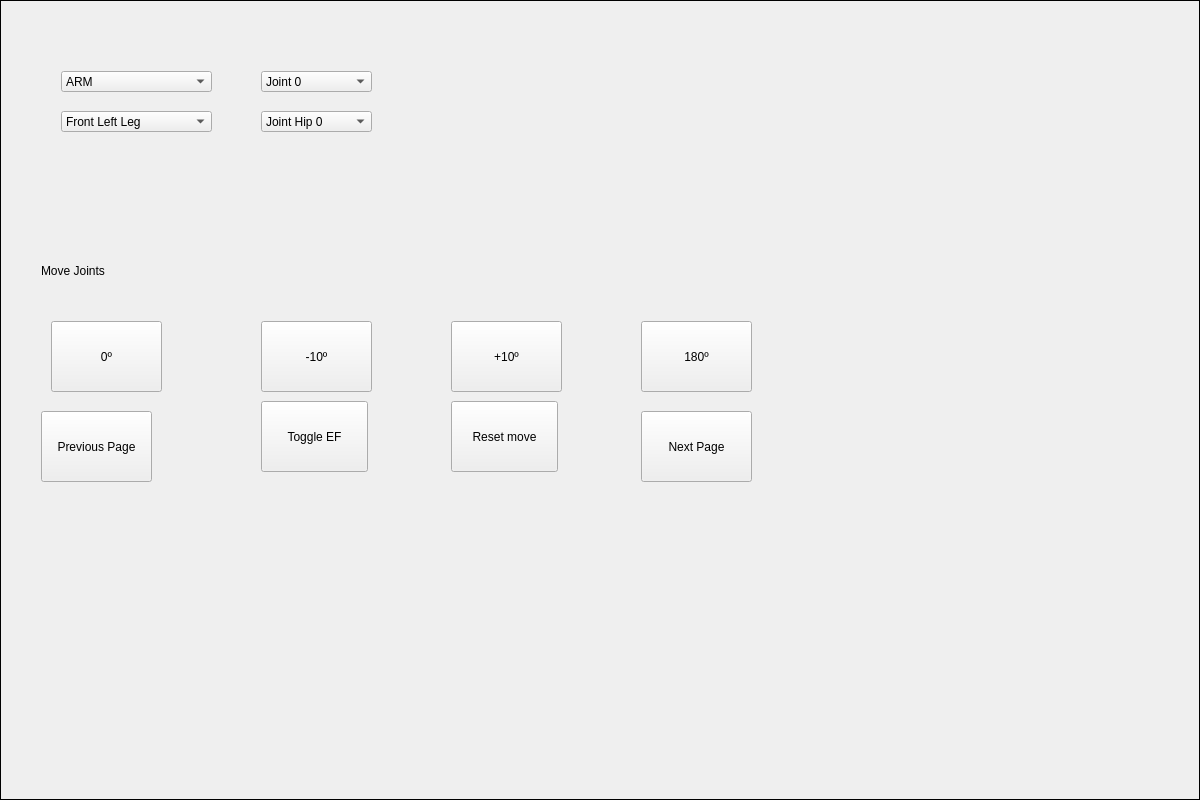
<?xml version="1.0" encoding="UTF-8"?>
<ui version="4.0">
 <class>RobotControl</class>
 <widget class="QStackedWidget" name="RobotControl">
  <property name="geometry">
   <rect>
    <x>0</x>
    <y>0</y>
    <width>1200</width>
    <height>800</height>
   </rect>
  </property>
  <property name="windowTitle">
   <string>StackedWidget</string>
  </property>
  <property name="toolTipDuration">
   <number>-5</number>
  </property>
  <property name="frameShape">
   <enum>QFrame::Box</enum>
  </property>
  <property name="currentIndex">
   <number>0</number>
  </property>
  <widget class="QWidget" name="controlBasic">
   <widget class="QComboBox" name="changeRobot">
    <property name="geometry">
     <rect>
      <x>60</x>
      <y>70</y>
      <width>151</width>
      <height>21</height>
     </rect>
    </property>
    <item>
     <property name="text">
      <string>ARM</string>
     </property>
    </item>
    <item>
     <property name="text">
      <string>Quad</string>
     </property>
    </item>
   </widget>
   <widget class="QPushButton" name="setCero">
    <property name="geometry">
     <rect>
      <x>50</x>
      <y>320</y>
      <width>111</width>
      <height>71</height>
     </rect>
    </property>
    <property name="text">
     <string>0º</string>
    </property>
   </widget>
   <widget class="QPushButton" name="setMinus10">
    <property name="geometry">
     <rect>
      <x>260</x>
      <y>320</y>
      <width>111</width>
      <height>71</height>
     </rect>
    </property>
    <property name="text">
     <string>-10º</string>
    </property>
   </widget>
   <widget class="QPushButton" name="setPLus10">
    <property name="geometry">
     <rect>
      <x>450</x>
      <y>320</y>
      <width>111</width>
      <height>71</height>
     </rect>
    </property>
    <property name="text">
     <string>+10º</string>
    </property>
   </widget>
   <widget class="QPushButton" name="setMax">
    <property name="geometry">
     <rect>
      <x>640</x>
      <y>320</y>
      <width>111</width>
      <height>71</height>
     </rect>
    </property>
    <property name="text">
     <string>180º</string>
    </property>
   </widget>
   <widget class="QComboBox" name="jointArm">
    <property name="geometry">
     <rect>
      <x>260</x>
      <y>70</y>
      <width>111</width>
      <height>21</height>
     </rect>
    </property>
    <item>
     <property name="text">
      <string>Joint 0</string>
     </property>
    </item>
    <item>
     <property name="text">
      <string>Joint 1</string>
     </property>
    </item>
    <item>
     <property name="text">
      <string>Joint 2</string>
     </property>
    </item>
    <item>
     <property name="text">
      <string>Joint 3</string>
     </property>
    </item>
    <item>
     <property name="text">
      <string>Joint 4</string>
     </property>
    </item>
   </widget>
   <widget class="QComboBox" name="jointLeg">
    <property name="geometry">
     <rect>
      <x>260</x>
      <y>110</y>
      <width>111</width>
      <height>21</height>
     </rect>
    </property>
    <item>
     <property name="text">
      <string>Joint Hip 0</string>
     </property>
    </item>
    <item>
     <property name="text">
      <string>Joint Knee 1</string>
     </property>
    </item>
    <item>
     <property name="text">
      <string>Joint  Anckle 2</string>
     </property>
    </item>
   </widget>
   <widget class="QLabel" name="label">
    <property name="geometry">
     <rect>
      <x>40</x>
      <y>260</y>
      <width>701</width>
      <height>20</height>
     </rect>
    </property>
    <property name="text">
     <string>Move Joints</string>
    </property>
   </widget>
   <widget class="QPushButton" name="nextPage">
    <property name="geometry">
     <rect>
      <x>640</x>
      <y>410</y>
      <width>111</width>
      <height>71</height>
     </rect>
    </property>
    <property name="text">
     <string>Next Page</string>
    </property>
   </widget>
   <widget class="QPushButton" name="prevPage2">
    <property name="geometry">
     <rect>
      <x>40</x>
      <y>410</y>
      <width>111</width>
      <height>71</height>
     </rect>
    </property>
    <property name="text">
     <string>Previous Page</string>
    </property>
   </widget>
   <widget class="QComboBox" name="changeLeg">
    <property name="geometry">
     <rect>
      <x>60</x>
      <y>110</y>
      <width>151</width>
      <height>21</height>
     </rect>
    </property>
    <item>
     <property name="text">
      <string>Front Left Leg</string>
     </property>
    </item>
    <item>
     <property name="text">
      <string>Front Right Leg</string>
     </property>
    </item>
    <item>
     <property name="text">
      <string>Back Right Leg</string>
     </property>
    </item>
    <item>
     <property name="text">
      <string>Back Left Leg</string>
     </property>
    </item>
   </widget>
   <widget class="QPushButton" name="setEF">
    <property name="geometry">
     <rect>
      <x>260</x>
      <y>400</y>
      <width>107</width>
      <height>71</height>
     </rect>
    </property>
    <property name="text">
     <string>Toggle EF</string>
    </property>
   </widget>
   <widget class="QPushButton" name="setEF_2">
    <property name="geometry">
     <rect>
      <x>450</x>
      <y>400</y>
      <width>107</width>
      <height>71</height>
     </rect>
    </property>
    <property name="text">
     <string>Reset move</string>
    </property>
   </widget>
  </widget>
  <widget class="QWidget" name="controlQuad">
   <widget class="QPushButton" name="prevButtom2">
    <property name="geometry">
     <rect>
      <x>50</x>
      <y>680</y>
      <width>111</width>
      <height>71</height>
     </rect>
    </property>
    <property name="text">
     <string>Previous Page</string>
    </property>
   </widget>
   <widget class="QPushButton" name="nextPage2">
    <property name="geometry">
     <rect>
      <x>1050</x>
      <y>680</y>
      <width>111</width>
      <height>71</height>
     </rect>
    </property>
    <property name="text">
     <string>Next Page</string>
    </property>
   </widget>
   <widget class="QWidget" name="plotFoot" native="true">
    <property name="geometry">
     <rect>
      <x>60</x>
      <y>150</y>
      <width>341</width>
      <height>231</height>
     </rect>
    </property>
   </widget>
   <widget class="QWidget" name="plotFoot_2" native="true">
    <property name="geometry">
     <rect>
      <x>430</x>
      <y>150</y>
      <width>341</width>
      <height>231</height>
     </rect>
    </property>
   </widget>
   <widget class="QWidget" name="plotArm" native="true">
    <property name="geometry">
     <rect>
      <x>50</x>
      <y>400</y>
      <width>361</width>
      <height>241</height>
     </rect>
    </property>
   </widget>
   <widget class="QWidget" name="plotArm_2" native="true">
    <property name="geometry">
     <rect>
      <x>440</x>
      <y>400</y>
      <width>351</width>
      <height>241</height>
     </rect>
    </property>
   </widget>
   <widget class="QWidget" name="plotArm_3" native="true">
    <property name="geometry">
     <rect>
      <x>820</x>
      <y>400</y>
      <width>351</width>
      <height>241</height>
     </rect>
    </property>
   </widget>
   <widget class="QWidget" name="quadMoving" native="true">
    <property name="geometry">
     <rect>
      <x>940</x>
      <y>40</y>
      <width>241</width>
      <height>41</height>
     </rect>
    </property>
   </widget>
   <widget class="QWidget" name="armMoving" native="true">
    <property name="geometry">
     <rect>
      <x>940</x>
      <y>100</y>
      <width>241</width>
      <height>41</height>
     </rect>
    </property>
   </widget>
   <widget class="QWidget" name="LegMoving" native="true">
    <property name="geometry">
     <rect>
      <x>940</x>
      <y>160</y>
      <width>231</width>
      <height>41</height>
     </rect>
    </property>
   </widget>
   <widget class="QPushButton" name="startGait">
    <property name="geometry">
     <rect>
      <x>820</x>
      <y>260</y>
      <width>131</width>
      <height>101</height>
     </rect>
    </property>
    <property name="text">
     <string>Start</string>
    </property>
   </widget>
   <widget class="QPushButton" name="stopGait">
    <property name="geometry">
     <rect>
      <x>1000</x>
      <y>260</y>
      <width>131</width>
      <height>101</height>
     </rect>
    </property>
    <property name="text">
     <string>stop</string>
    </property>
   </widget>
   <widget class="QLabel" name="label_2">
    <property name="geometry">
     <rect>
      <x>600</x>
      <y>30</y>
      <width>331</width>
      <height>61</height>
     </rect>
    </property>
    <property name="text">
     <string>Static Gait</string>
    </property>
    <property name="textFormat">
     <enum>Qt::RichText</enum>
    </property>
    <property name="scaledContents">
     <bool>false</bool>
    </property>
    <property name="alignment">
     <set>Qt::AlignCenter</set>
    </property>
    <property name="margin">
     <number>3</number>
    </property>
   </widget>
   <widget class="QLabel" name="label_3">
    <property name="geometry">
     <rect>
      <x>40</x>
      <y>20</y>
      <width>541</width>
      <height>121</height>
     </rect>
    </property>
    <property name="text">
     <string/>
    </property>
    <property name="pixmap">
     <pixmap>../../../../Documents/Master/TFM/upc.png</pixmap>
    </property>
   </widget>
  </widget>
  <widget class="QWidget" name="controlMPU">
   <widget class="QPushButton" name="prevButtom2_2">
    <property name="geometry">
     <rect>
      <x>50</x>
      <y>680</y>
      <width>111</width>
      <height>71</height>
     </rect>
    </property>
    <property name="text">
     <string>Previous Page</string>
    </property>
   </widget>
   <widget class="QPushButton" name="nextPage2_2">
    <property name="geometry">
     <rect>
      <x>1050</x>
      <y>680</y>
      <width>111</width>
      <height>71</height>
     </rect>
    </property>
    <property name="text">
     <string>Next Page</string>
    </property>
   </widget>
   <widget class="QWidget" name="acc_x" native="true">
    <property name="geometry">
     <rect>
      <x>60</x>
      <y>160</y>
      <width>511</width>
      <height>131</height>
     </rect>
    </property>
   </widget>
   <widget class="QLabel" name="label_4">
    <property name="geometry">
     <rect>
      <x>40</x>
      <y>20</y>
      <width>541</width>
      <height>121</height>
     </rect>
    </property>
    <property name="text">
     <string/>
    </property>
    <property name="pixmap">
     <pixmap>../../../../Documents/Master/TFM/upc.png</pixmap>
    </property>
   </widget>
   <widget class="QWidget" name="acc_y" native="true">
    <property name="geometry">
     <rect>
      <x>60</x>
      <y>310</y>
      <width>511</width>
      <height>131</height>
     </rect>
    </property>
   </widget>
   <widget class="QWidget" name="acc_z" native="true">
    <property name="geometry">
     <rect>
      <x>60</x>
      <y>470</y>
      <width>511</width>
      <height>131</height>
     </rect>
    </property>
   </widget>
   <widget class="QWidget" name="rot_y" native="true">
    <property name="geometry">
     <rect>
      <x>620</x>
      <y>310</y>
      <width>511</width>
      <height>131</height>
     </rect>
    </property>
   </widget>
   <widget class="QWidget" name="rot_z" native="true">
    <property name="geometry">
     <rect>
      <x>620</x>
      <y>470</y>
      <width>511</width>
      <height>131</height>
     </rect>
    </property>
   </widget>
   <widget class="QWidget" name="rot_x" native="true">
    <property name="geometry">
     <rect>
      <x>620</x>
      <y>160</y>
      <width>511</width>
      <height>131</height>
     </rect>
    </property>
   </widget>
  </widget>
  <widget class="QWidget" name="controlArm">
   <widget class="QPushButton" name="prevButtom3">
    <property name="geometry">
     <rect>
      <x>50</x>
      <y>680</y>
      <width>111</width>
      <height>71</height>
     </rect>
    </property>
    <property name="text">
     <string>Previous Page</string>
    </property>
   </widget>
   <widget class="QPushButton" name="nextPage3">
    <property name="geometry">
     <rect>
      <x>1050</x>
      <y>680</y>
      <width>111</width>
      <height>71</height>
     </rect>
    </property>
    <property name="text">
     <string>Next Page</string>
    </property>
   </widget>
   <widget class="QLabel" name="label_5">
    <property name="geometry">
     <rect>
      <x>40</x>
      <y>20</y>
      <width>541</width>
      <height>121</height>
     </rect>
    </property>
    <property name="text">
     <string/>
    </property>
    <property name="pixmap">
     <pixmap>../../../../Documents/Master/TFM/upc.png</pixmap>
    </property>
   </widget>
  </widget>
 </widget>
 <resources/>
 <connections/>
</ui>
